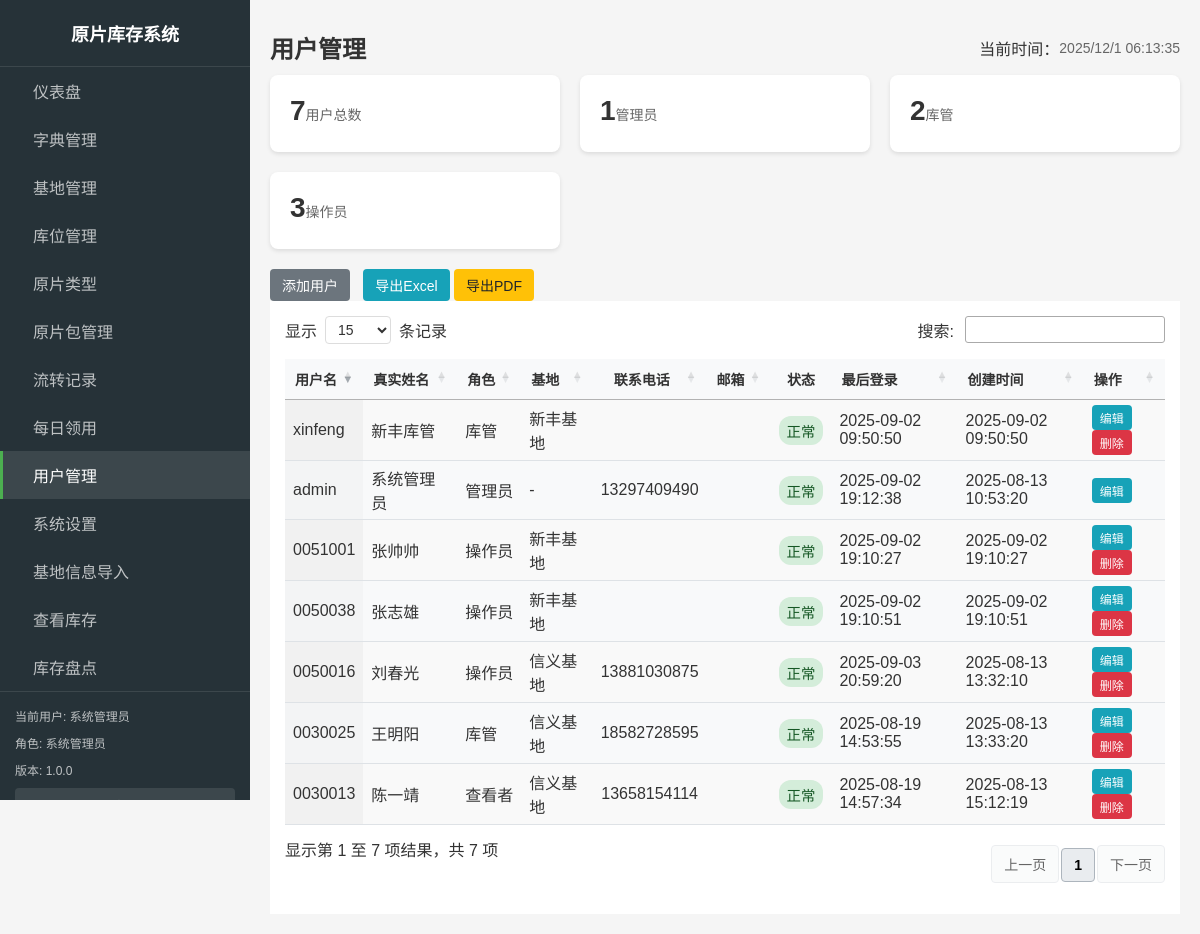
Before: /admin/users.php (signed in) with the older database file.
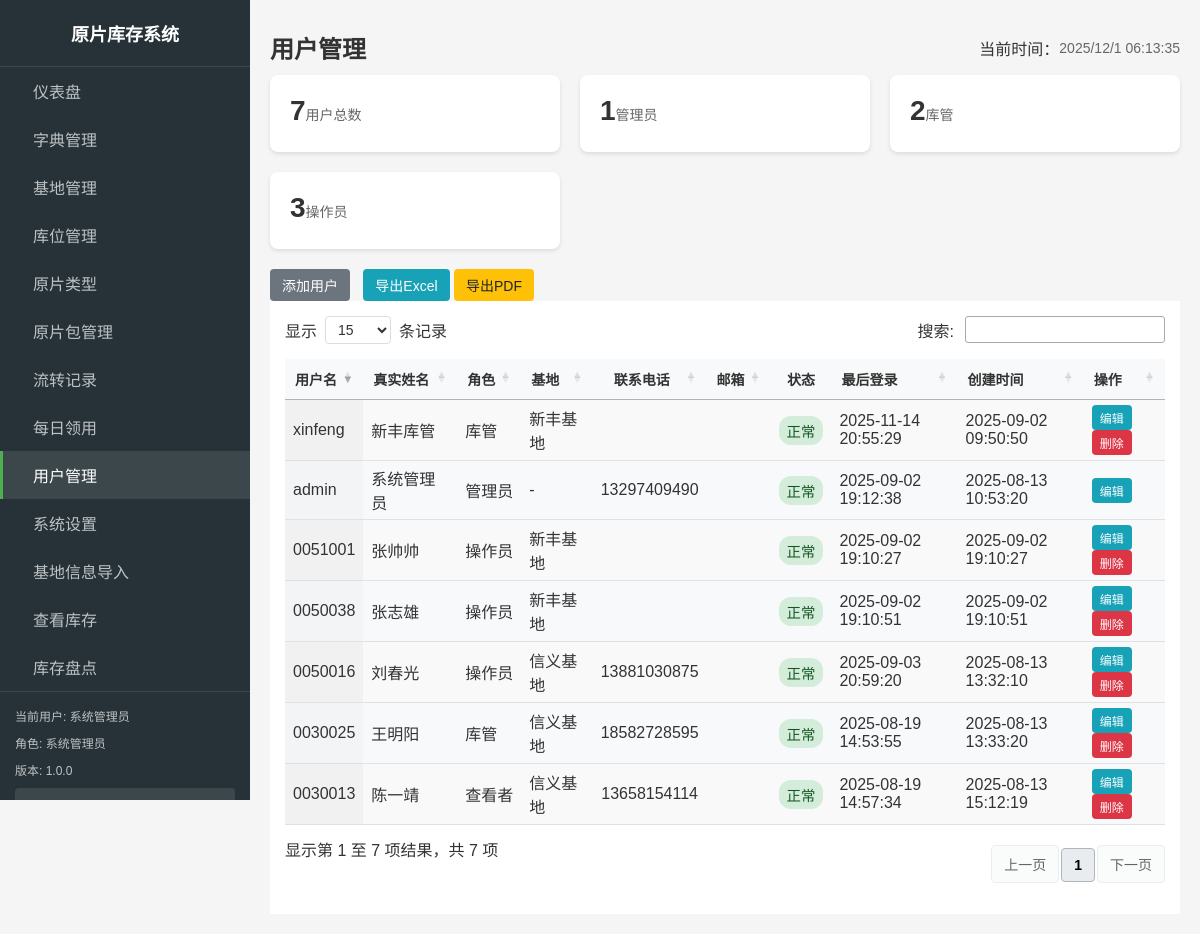
After: the same page with the newer database file.
### tables this page shows
CREATE TABLE `users`  (
  `id` int(11) NOT NULL AUTO_INCREMENT,
  `username` varchar(50) NOT NULL COMMENT '用户名',
  `password` varchar(255) NOT NULL COMMENT '密码',
  `real_name` varchar(50) NULL DEFAULT NULL COMMENT '真实姓名',
  `role` enum('admin','manager','operator','viewer') NOT NULL DEFAULT 'operator',
  `base_id` int(11) NULL DEFAULT NULL COMMENT '所属基地ID',
  `phone` varchar(20) NULL DEFAULT NULL COMMENT '电话',
  `email` varchar(100) NULL DEFAULT NULL COMMENT '邮箱',
  `last_login` timestamp NOT NULL DEFAULT CURRENT_TIMESTAMP ON UPDATE CURRENT_TIMESTAMP COMMENT '最后登录时间',
  `status` tinyint(1) NULL DEFAULT 1 COMMENT '状态：1启用，0禁用',
  `created_at` timestamp NOT NULL DEFAULT CURRENT_TIMESTAMP,
  `updated_at` timestamp NOT NULL DEFAULT CURRENT_TIMESTAMP ON UPDATE CURRENT_TIMESTAMP,
  PRIMARY KEY (`id`) USING BTREE,
  INDEX `base_id`(`base_id`) USING BTREE
);

CREATE TABLE `bases`  (
  `id` int(11) NOT NULL AUTO_INCREMENT,
  `name` varchar(50) NOT NULL COMMENT '基地名称',
  `code` varchar(20) NOT NULL COMMENT '基地编码',
  `address` varchar(255) NULL DEFAULT NULL COMMENT '基地地址',
  `created_at` timestamp NOT NULL DEFAULT CURRENT_TIMESTAMP,
  `updated_at` timestamp NOT NULL DEFAULT CURRENT_TIMESTAMP ON UPDATE CURRENT_TIMESTAMP,
  PRIMARY KEY (`id`) USING BTREE
);

### includes/db.php (called while the page is built, shortened)
<?php
function getDbConnection() {
    static $conn = null;
    if ($conn === null) {
        $conn = new mysqli(DB_HOST, DB_USER, DB_PASS, DB_NAME);
        $conn->set_charset(DB_CHARSET);
    }
    return $conn;
}
function query($sql, $params = []) {
    $conn = getDbConnection();
    $stmt = $conn->prepare($sql);
    if (!$stmt->execute()) {
        throw new Exception("执行查询失败: " . $stmt->error . "<br>SQL: " . $sql);
    }
    $result = $stmt->get_result();
    return $result;
}
function fetchAll($sql, $params = []) {
    $result = query($sql, $params);
    $rows = [];
    while ($row = $result->fetch_assoc()) {
        $rows[] = $row;
    }
    return $rows;
}
?>

### includes/functions.php (called while the page is built, shortened)
<?php
function formatDateTime($datetime, $format = 'Y-m-d H:i:s') {
    $date = new DateTime($datetime);
    return $date->format($format);
}
?>

### includes/auth.php (called while the page is built, shortened)
<?php
require_once __DIR__ . '/db.php';
require_once __DIR__ . '/functions.php';
function isLoggedIn() {
    return isset($_SESSION['logged_in']) && $_SESSION['logged_in'] === true;
}
function getCurrentUser() {
    return [
        'id' => $_SESSION['user_id'],
        'username' => $_SESSION['username'],
        'name' => $_SESSION['name'],
        'role' => $_SESSION['role'],
        'base_id' => $_SESSION['base_id'] ?? null
    ];
}
?>

### includes/admin_nav_config.php (called while the page is built, shortened)
<?php
function getAdminNavConfig($userRole) {
    $filteredItems = array_filter($navItems, function($item) use ($userRole) {
        return in_array($userRole, $item['roles']);
    });
    usort($filteredItems, function($a, $b) {
        return $a['order'] - $b['order'];
    });
    return $filteredItems;
}
function getCurrentNavId($currentPage) {
    $pageNavMap = [
        'index.php' => 'dashboard',
        'bases.php' => 'bases',
        'racks.php' => 'racks',
        'glass_types.php' => 'glass_types',
        'dictionary.php' => 'dictionary',
        'packages.php' => 'packages',
        'transactions.php' => 'transactions',
        'reports.php' => 'reports',
        'users.php' => 'users',
        'settings.php' => 'settings',
    ];
    return $pageNavMap[$currentPage] ?? '';
}
?>

### admin/users.php (the view, shortened to what the changed rows need)
<?php
require_once '../includes/auth.php';
require_once '../includes/functions.php';
require_once '../includes/db.php';
require_once '../includes/admin_layout.php';
$currentUser = getCurrentUser();
$message = '';
$messageType = '';
$whereConditions = [];
$params = [];
$whereClause = !empty($whereConditions) ? 'WHERE ' . implode(' AND ', $whereConditions) : '';
$users = fetchAll("SELECT u.*, b.name as base_name
                  FROM users u
                  LEFT JOIN bases b ON u.base_id = b.id
                  $whereClause
                  ORDER BY u.created_at DESC", $params);
$roleOptions = [
    'admin' => '管理员',
    'manager' => '库管',
    'operator' => '操作员',
    'viewer' => '查看者'
];
?>
<div class="admin-page">
    <div class="table-section">
        <table id="usersTable" data-table="users" class="admin-table display" style="width:100%">
            <thead>
                <tr>
                    <th>用户名</th>
                    <th>真实姓名</th>
                    <th>角色</th>
                    <th>基地</th>
                    <th>联系电话</th>
                    <th>邮箱</th>
                    <th>状态</th>
                    <th>最后登录</th>
                    <th>创建时间</th>
                    <th>操作</th>
                </tr>
            </thead>
            <tbody>
                <?php foreach ($users as $user): ?>
                <tr>
                    <td><?php echo htmlspecialchars($user['username']); ?></td>
                    <td><?php echo htmlspecialchars($user['real_name']); ?></td>
                    <td>
                        <span class="role-badge role-<?php echo $user['role']; ?>">
                            <?php echo $roleOptions[$user['role']] ?? $user['role']; ?>
                        </span>
                    </td>
                    <td><?php echo htmlspecialchars($user['base_name'] ?? '-'); ?></td>
                    <td><?php echo htmlspecialchars($user['phone'] ?? '-'); ?></td>
                    <td><?php echo htmlspecialchars($user['email'] ?? '-'); ?></td>
                    <td>
                        <?php if ($user['status'] == 1): ?>
                            <span class="status-badge status-active">正常</span>
                        <?php else: ?>
                            <span class="status-badge status-inactive">禁用</span>
                        <?php endif; ?>
                    </td>
                    <td><?php echo $user['last_login'] ? formatDateTime($user['last_login']) : '从未登录'; ?></td>
                    <td><?php echo formatDateTime($user['created_at']); ?></td>
                    <td>
                        <div class="btn-group">
                            <a href="?edit=<?php echo $user['id']; ?>" class="btn btn-sm btn-info">
                                <i class="fas fa-edit"></i> 编辑
                            </a>
                            <?php if ($user['id'] != $currentUser['id']): ?>
                                <button onclick="deleteUser(<?php echo $user['id']; ?>)" class="btn btn-sm btn-danger">
                                    <i class="fas fa-trash"></i> 删除
                                </button>
                            <?php endif; ?>
                        </div>
                    </td>
                </tr>
                <?php endforeach; ?>
            </tbody>
        </table>
    </div>
</div>
<?php
$content = ob_get_clean();
echo renderAdminLayout('用户管理', $content, $currentUser, 'users.php', [], [], $message ?? '', $messageType ?? 'info');
?>

Changed rows visible on the page:
changed users "xinfeng": last_login "2025-09-02 09:50:50" → "2025-11-14 20:55:29"
